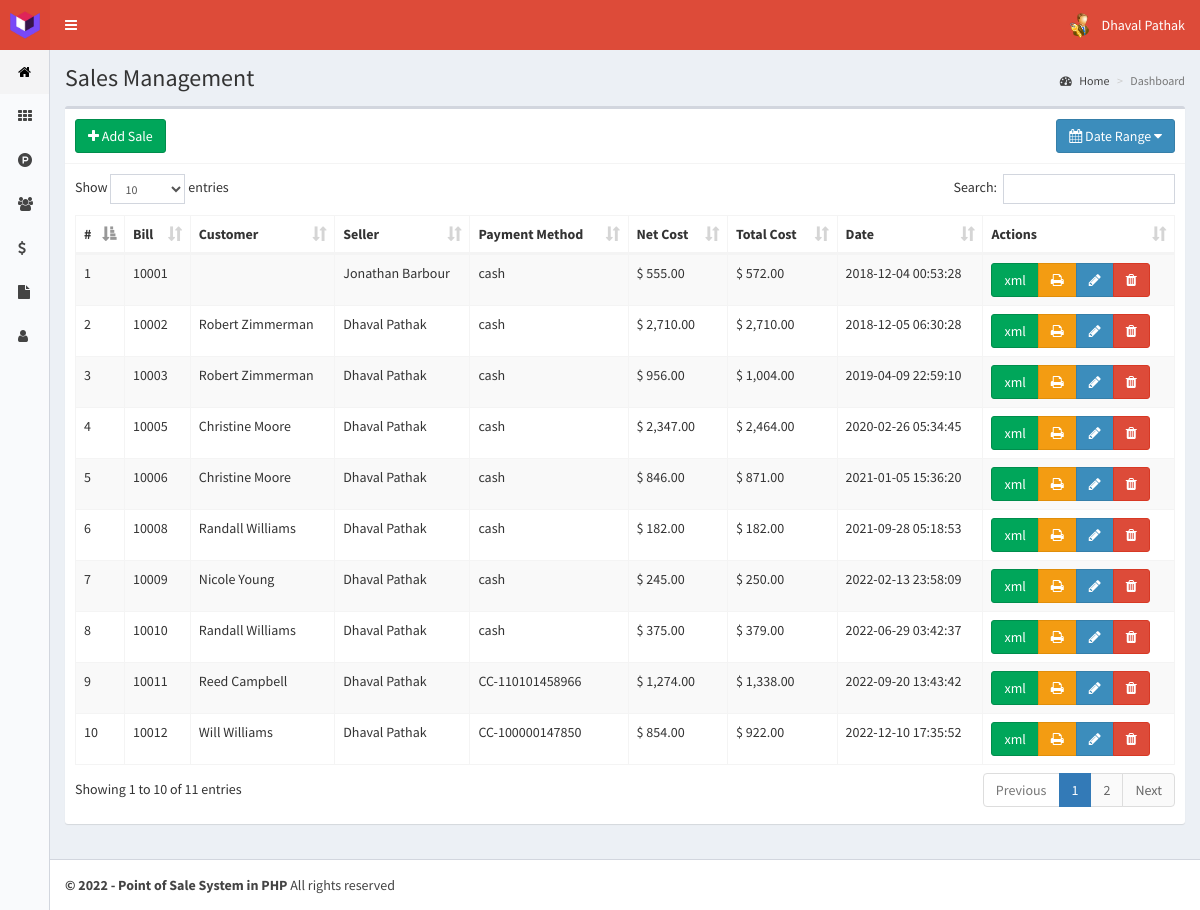
/sales (signed in), run on the app's committed database.
### tables this page shows
CREATE TABLE `sales` (
  `id` int(11) NOT NULL,
  `code` int(11) NOT NULL,
  `idCustomer` int(11) NOT NULL,
  `idSeller` int(11) NOT NULL,
  `products` text NOT NULL,
  `tax` int(11) NOT NULL,
  `netPrice` float NOT NULL,
  `totalPrice` float NOT NULL,
  `paymentMethod` text NOT NULL,
  `saledate` timestamp NOT NULL DEFAULT current_timestamp() ON UPDATE current_timestamp()
);

CREATE TABLE `users` (
  `id` int(11) NOT NULL,
  `name` text NOT NULL,
  `user` text NOT NULL,
  `password` text NOT NULL,
  `profile` text NOT NULL,
  `photo` text NOT NULL,
  `status` int(1) NOT NULL,
  `lastLogin` datetime NOT NULL,
  `date` timestamp NOT NULL DEFAULT current_timestamp() ON UPDATE current_timestamp()
);

CREATE TABLE `customers` (
  `id` int(11) NOT NULL,
  `name` text NOT NULL,
  `idDocument` int(11) NOT NULL,
  `email` text NOT NULL,
  `phone` text NOT NULL,
  `address` text NOT NULL,
  `birthdate` date NOT NULL,
  `purchases` int(11) NOT NULL,
  `lastPurchase` datetime NOT NULL,
  `registerDate` timestamp NOT NULL DEFAULT current_timestamp() ON UPDATE current_timestamp()
);

### controllers/template.controller.php (called while the page is built)
<?php
class ControllerTemplate{
	static public function ctrTemplate(){
		include "views/template.php";
	}
}

### index.php (called while the page is built, shortened)
<?php
require_once "controllers/template.controller.php";
require_once "controllers/users.controller.php";
require_once "controllers/customers.controller.php";
require_once "controllers/sales.controller.php";
require_once "models/users.model.php";
require_once "models/customers.model.php";
require_once "models/sales.model.php";
$template = new ControllerTemplate();
$template -> ctrTemplate();

### controllers/sales.controller.php (called while the page is built, shortened)
<?php
class ControllerSales{
	static public function ctrSalesDatesRange($initialDate, $finalDate){
		$table = "sales";
		$answer = ModelSales::mdlSalesDatesRange($table, $initialDate, $finalDate);
		return $answer;
	}
}

### models/connection.php (called while the page is built)
<?php
class Connection{
	static public function connect(){
		$link = new PDO("mysql:host=localhost;dbname=posystem", "root", "");
		$link -> exec("set names utf8");
		return $link;
	}
}

### models/sales.model.php (called while the page is built, shortened)
<?php
require_once 'connection.php';
class ModelSales{
	static public function mdlSalesDatesRange($table, $initialDate, $finalDate){
		if($initialDate == null){
			$stmt = Connection::connect()->prepare("SELECT * FROM $table ORDER BY id ASC");
			$stmt -> execute();
			return $stmt -> fetchAll();
		}else if($initialDate == $finalDate){
			$stmt = Connection::connect()->prepare("SELECT * FROM $table WHERE saledate like '%$finalDate%'");
			$stmt -> bindParam(":saledate", $finalDate, PDO::PARAM_STR);
			$stmt -> execute();
			return $stmt -> fetchAll();
		}
	}
}

### controllers/users.controller.php (called while the page is built, shortened)
<?php
class ControllerUsers{
	static public function ctrShowUsers($item, $value){
		$table = "users";
		$answer = UsersModel::MdlShowUsers($table, $item, $value);
		return $answer;
	}
}

### models/users.model.php (called while the page is built, shortened)
<?php
require_once "connection.php";
class UsersModel{
	static public function MdlShowUsers($tableUsers, $item, $value){
		if($item != null){
			$stmt = Connection::connect()->prepare("SELECT * FROM $tableUsers WHERE $item = :$item");
			$stmt -> bindParam(":".$item, $value, PDO::PARAM_STR);
			$stmt -> execute();
			return $stmt -> fetch();
		}
		else{
			$stmt = Connection::connect()->prepare("SELECT * FROM $tableUsers");
			$stmt -> execute();
			return $stmt -> fetchAll();
		}
	}
}

### controllers/customers.controller.php (called while the page is built, shortened)
<?php
class ControllerCustomers{
	static public function ctrShowCustomers($item, $value){
		$table = "customers";
		$answer = ModelCustomers::mdlShowCustomers($table, $item, $value);
		return $answer;
	}
}

### models/customers.model.php (called while the page is built, shortened)
<?php
require_once "connection.php";
class ModelCustomers{
	static public function mdlShowCustomers($table, $item, $value){
		if($item != null){
			$stmt = Connection::connect()->prepare("SELECT * FROM $table WHERE $item = :$item");
			$stmt -> bindParam(":".$item, $value, PDO::PARAM_STR);
			$stmt -> execute();
			return $stmt -> fetch();
		}else{
			$stmt = Connection::connect()->prepare("SELECT * FROM $table");
			$stmt -> execute();
			return $stmt -> fetchAll();
		}
	}
}

### views/modules/sales.php (the view, shortened to what this page needs)
<div class="content-wrapper">
  <section class="content-header">
    <h1>
      Sales Management
    </h1>
    <ol class="breadcrumb">
      <li><a href="home"><i class="fa fa-dashboard"></i> Home</a></li>
      <li class="active">Dashboard</li>
    </ol>
  </section>
  <section class="content">
    <div class="box">
      <div class="box-header with-border">
        <a href="create-sale">
          <button class="btn btn-success" >
          <i class="fa fa-plus"></i> Add Sale
          </button>
        </a>
        <button type="button" class="btn btn-primary pull-right" id="daterange-btn">
            <span>
              <i class="fa fa-calendar"></i> Date Range
            </span>
            <i class="fa fa-caret-down"></i>
        </button>
      </div>
      <div class="box-body">
        <table class="table table-bordered table-hover table-striped dt-responsive tables" width="100%">
          <thead>
           <tr>
             <th style="width:10px">#</th>
             <th>Bill</th>
             <th>Customer</th>
             <th>Seller</th>
             <th>Payment Method</th>
             <th>Net Cost</th>
             <th>Total Cost</th>
             <th>Date</th>
             <th>Actions</th>
           </tr>
          </thead>
          <tbody>
            <?php
          if(isset($_GET["initialDate"])){
            $initialDate = $_GET["initialDate"];
            $finalDate = $_GET["finalDate"];
          }else{
            $initialDate = null;
            $finalDate = null;
          }
          $answer = ControllerSales::ctrSalesDatesRange($initialDate, $finalDate);
          foreach ($answer as $key => $value) {
           echo '<td>'.($key+1).'</td>
                  <td>'.$value["code"].'</td>';
                  $itemCustomer = "id";
                  $valueCustomer = $value["idCustomer"];
                  $customerAnswer = ControllerCustomers::ctrShowCustomers($itemCustomer, $valueCustomer);
                  echo '<td>'.$customerAnswer["name"].'</td>';
                  $itemUser = "id";
                  $valueUser = $value["idSeller"];
                  $userAnswer = ControllerUsers::ctrShowUsers($itemUser, $valueUser);
                  echo '<td>'.$userAnswer["name"].'</td>
                  <td>'.$value["paymentMethod"].'</td>
                  <td>$ '.number_format($value["netPrice"],2).'</td>
                  <td>$ '.number_format($value["totalPrice"],2).'</td>
                  <td>'.$value["saledate"].'</td>
                  <td>
                    <div class="btn-group">
                      <div class="btn-group">
                      <a class="btn btn-success" href="index.php?route=sales&xml='.$value["code"].'">xml</a>
                      <button class="btn btn-warning btnPrintBill" saleCode="'.$value["code"].'">
                        <i class="fa fa-print"></i>
                      </button>';
                       if($_SESSION["profile"] == "Administrator"){
                         echo '<button class="btn btn-primary btnEditSale" idSale="'.$value["id"].'"><i class="fa fa-pencil"></i></button>
                          <button class="btn btn-danger btnDeleteSale" idSale="'.$value["id"].'"><i class="fa fa-trash"></i></button>';
                       }
                   echo '</div>
                  </td>
                </tr>';
            }
        ?>
          </tbody>
        </table>
      </div>
    </div>
  </section>
</div>

### data on the page
sales: code "10001", users.name "Jonathan Barbour", paymentMethod "cash", netPrice "555.00", totalPrice "572.00", saledate "2018-12-04 00:53:28"
sales: code "10002", idCustomer.name "Robert Zimmerman", users.name "Dhaval Pathak", paymentMethod "cash", netPrice "2,710.00", totalPrice "2,710.00", saledate "2018-12-05 06:30:28"
sales: code "10003", idCustomer.name "Robert Zimmerman", users.name "Dhaval Pathak", paymentMethod "cash", netPrice "956.00", totalPrice "1,004.00", saledate "2019-04-09 22:59:10"
sales: code "10005", idCustomer.name "Christine Moore", users.name "Dhaval Pathak", paymentMethod "cash", netPrice "2,347.00", totalPrice "2,464.00", saledate "2020-02-26 05:34:45"
sales: code "10006", idCustomer.name "Christine Moore", users.name "Dhaval Pathak", paymentMethod "cash", netPrice "846.00", totalPrice "871.00", saledate "2021-01-05 15:36:20"
sales: code "10008", idCustomer.name "Randall Williams", users.name "Dhaval Pathak", paymentMethod "cash", netPrice "182.00", totalPrice "182.00", saledate "2021-09-28 05:18:53"
sales: code "10009", idCustomer.name "Nicole Young", users.name "Dhaval Pathak", paymentMethod "cash", netPrice "245.00", totalPrice "250.00", saledate "2022-02-13 23:58:09"
sales: code "10010", idCustomer.name "Randall Williams", users.name "Dhaval Pathak", paymentMethod "cash", netPrice "375.00", totalPrice "379.00", saledate "2022-06-29 03:42:37"
sales: code "10011", idCustomer.name "Reed Campbell", users.name "Dhaval Pathak", paymentMethod "CC-110101458966", netPrice "1,274.00", totalPrice "1,338.00", saledate "2022-09-20 13:43:42"
sales: code "10012", idCustomer.name "Will Williams", users.name "Dhaval Pathak", paymentMethod "CC-100000147850", netPrice "854.00", totalPrice "922.00", saledate "2022-12-10 17:35:52"

### other printed values
$_SESSION["name"] "Dhaval Pathak"
